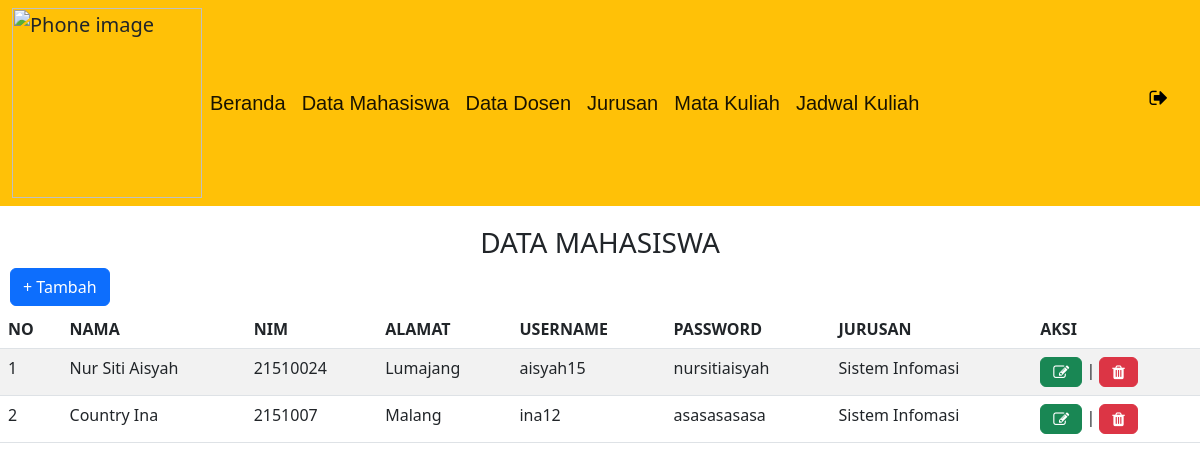
Screenshot of /admin/datamahasiswa.php (signed in) with the database file from the repository.
### tables this page shows
CREATE TABLE `mahasiswa` (
  `id_mahasiswa` int(20) NOT NULL,
  `nama` varchar(50) NOT NULL,
  `nim` int(20) NOT NULL,
  `alamat` varchar(100) NOT NULL,
  `username` varchar(50) NOT NULL,
  `password` varchar(50) NOT NULL,
  `id_jurusan` int(11) NOT NULL
);

CREATE TABLE `jurusan` (
  `id_jurusan` int(20) NOT NULL,
  `nama_jurusan` varchar(50) NOT NULL
);

### admin/datamahasiswa.php (the view, shortened to what this page needs)
<?php
include "navbar.php";
?>
<!DOCTYPE html>
<html>
<head>
<link rel="stylesheet" href=https://cdnjs.cloudflare.com/ajax/libs/font-awesome/4.7.0/css/font-awesome.min.css>
</head>
<body>
	<table class="table table-hover table-striped">
		<thead>
			<tr>
				<th>NO</th>
				<th>NAMA</th>
				<th>NIM</th>
				<th>ALAMAT</th>
				<th>USERNAME</th>
				<th>PASSWORD</th>
				<th>JURUSAN</th>
				<th>AKSI</th>
			</tr>
		</thead>
		<tbody>
			<h3><center>DATA MAHASISWA</center></h3>
			<div class="tambah">
			<a href="tambah_mahasiswa.php" class="btn btn-primary mb-1"> + Tambah</a>
		</div>
			<?php
			include "koneksi.php";
			$qry_mahasiswa=mysqli_query($koneksi, "select * from mahasiswa join jurusan on jurusan.id_jurusan=mahasiswa.id_jurusan");
			$no=0;
			while ($data_mahasiswa=mysqli_fetch_array($qry_mahasiswa)) {
			$no++;?>
			<tr>
				<td><?=$no?></td>
				<td><?=$data_mahasiswa['nama']?></td>
				<td><?=$data_mahasiswa['nim']?></td>
				<td><?=$data_mahasiswa['alamat']?></td>
				<td><?=$data_mahasiswa['username']?></td>
				<td><?=$data_mahasiswa['password']?></td>
				<td><?=$data_mahasiswa['nama_jurusan']?></td>
				<td><a href="edit_mhs.php?id_mahasiswa=<?=$data_mahasiswa['id_mahasiswa']?>"class="btn btn-success"><i class="fa fa-pencil-square-o" aria-hidden="true"></i> </a> |
				<a href="delete.php?id_mahasiswa=<?=$data_mahasiswa['id_mahasiswa']?>"onclick="return confirm('Apakah anda yakin menghapus data ini?')" class="btn btn-danger">
				<i class="fa fa-trash" aria-hidden="true"></i></a></td>
			</tr>
			<?php
			}
			?>
		</tbody>
	</table>
</body>
</html>

### admin/datamahasiswa.php (style rules this page uses)
h3 { margin-top: 20px; }
.tambah { padding-left: 10px; }

### rows the page displays
mahasiswa: nama "Nur Siti Aisyah", nim "21510024", alamat "Lumajang", username "aisyah15", password "nursitiaisyah", id_jurusan.nama_jurusan "Sistem Infomasi"
mahasiswa: nama "Country Ina", nim "2151007", alamat "Malang", username "ina12", password "asasasasasa", id_jurusan.nama_jurusan "Sistem Infomasi"
